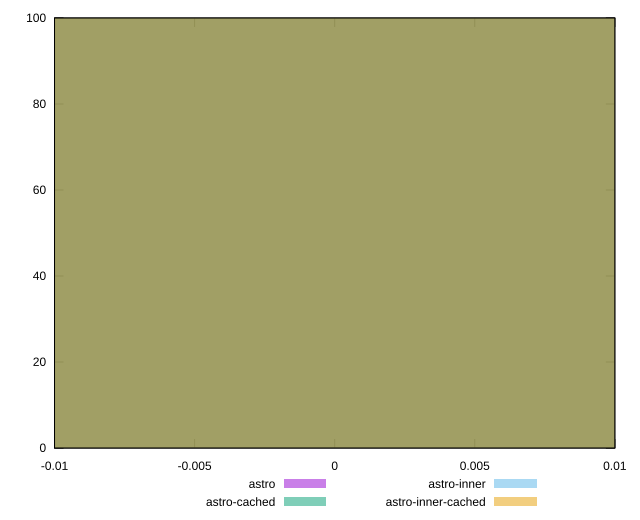

Recreate this plot in gnuplot.
reset

$astro <<EOF
0 100
EOF

$astroCached <<EOF
0 100
EOF

$astroInner <<EOF
0 100
EOF

$astroInnerCached <<EOF
0 100
EOF

set key outside below
set boxwidth 0.1
set xrange [-0.01:0.01]
set yrange [0:100]
set trange [0:100]
set style fill transparent solid 0.5 noborder
set terminal svg size 640, 520 enhanced background rgb 'white'
set output "reports/report_00033_2021-03-01T14-23-16.841Z/font-display/comparison/histogram/all_score.svg"

plot $astro title "astro" with boxes, \
     $astroCached title "astro-cached" with boxes, \
     $astroInner title "astro-inner" with boxes, \
     $astroInnerCached title "astro-inner-cached" with boxes

reset
